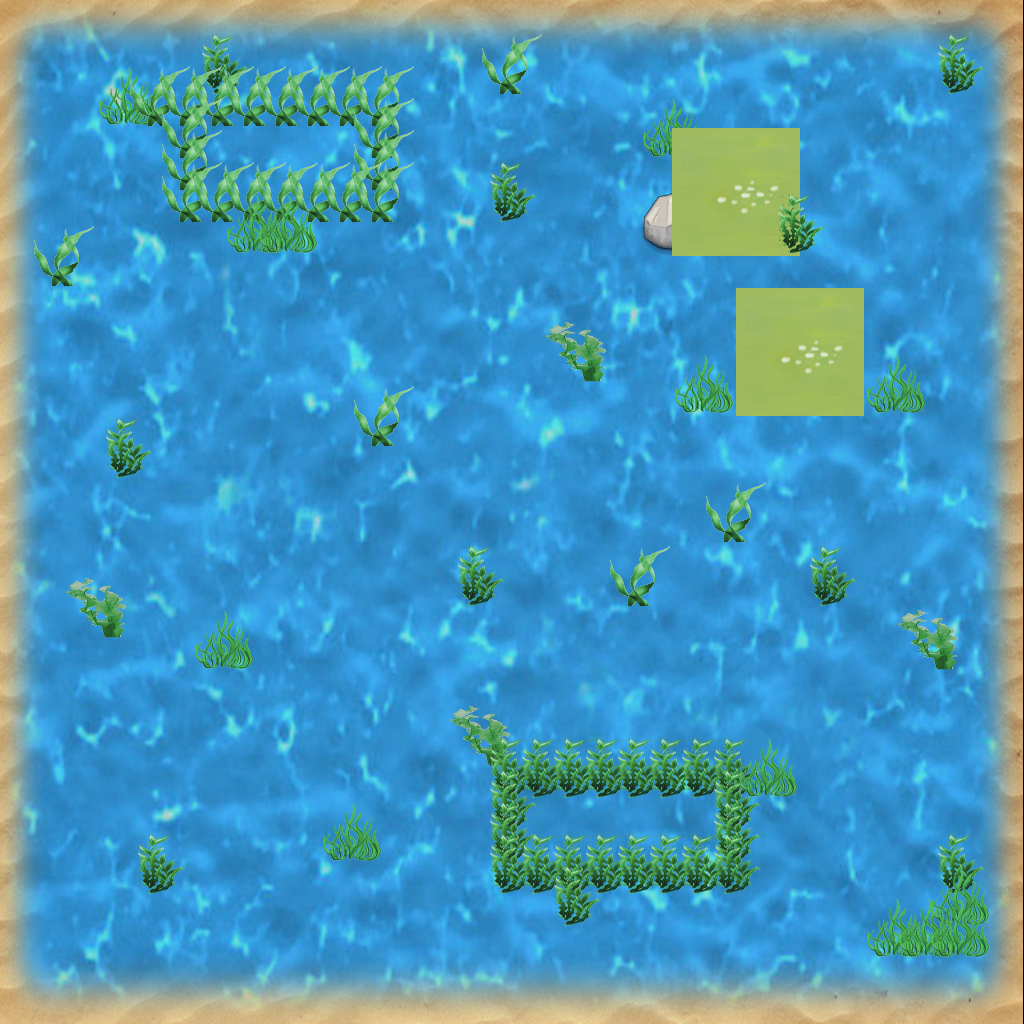

The image is a tile-based game level rendered from a .tmx file. Its description and complete source (layers, tilesets, objects, tile grids) follow:
An orthogonal 32x32 tile map with 32x32 px tiles, 1 tile layer (Tile Layer 1), 5 tilesets, 1 image layer and 31 objects.

<map version="1.2" tiledversion="1.2.5" orientation="orthogonal" renderorder="right-down" width="32" height="32" tilewidth="32" tileheight="32" infinite="0" nextlayerid="4" nextobjectid="41">
 <tileset firstgid="1" name="ocean-plants" tilewidth="64" tileheight="64" tilecount="4" columns="2">
  <image source="ocean-plants.png" width="128" height="128" />
 </tileset>
 <tileset firstgid="5" name="rock" tilewidth="64" tileheight="64" tilecount="1" columns="1">
  <image source="rock.png" width="64" height="64" />
  <tile id="0">
   <properties>
    <property name="name" value="Rock" />
   </properties>
  </tile>
 </tileset>
 <tileset firstgid="6" name="sign" tilewidth="64" tileheight="64" tilecount="1" columns="1">
  <image source="sign.png" width="64" height="64" />
  <tile id="0">
   <properties>
    <property name="message" value="Hello, world!" />
    <property name="name" value="Sign" />
   </properties>
  </tile>
 </tileset>
 <tileset firstgid="7" name="starfish" tilewidth="64" tileheight="64" tilecount="1" columns="1">
  <image source="starfish.png" width="64" height="64" />
  <tile id="0">
   <properties>
    <property name="name" value="Starfish" />
   </properties>
  </tile>
 </tileset>
 <tileset firstgid="8" source="grass_flowers1.tsx" />
 <imagelayer id="1" name="Image Layer 1" offsetx="-1.77525" offsety="0">
  <image source="large-water.jpg" width="1024" height="1024" />
 </imagelayer>
 <layer id="2" name="Tile Layer 1" width="32" height="32">
  <data encoding="csv">
0,0,0,0,0,0,0,0,0,0,0,0,0,0,0,0,0,0,0,0,0,0,0,0,0,0,0,0,0,0,0,0,
0,0,0,0,0,0,0,0,0,0,0,0,0,0,0,0,0,0,0,0,0,0,0,0,0,0,0,0,0,0,0,0,
0,0,0,0,0,0,1,0,0,0,0,0,0,0,0,2,0,0,0,0,0,0,0,0,0,0,0,0,0,1,0,0,
0,0,0,3,2,2,2,2,2,2,2,2,0,0,0,0,0,0,0,0,0,0,0,0,0,0,0,0,0,0,0,0,
0,0,0,0,0,2,0,0,0,0,0,2,0,0,0,0,0,0,0,0,3,0,0,0,0,0,0,0,0,0,0,0,
0,0,0,0,0,2,0,0,0,0,0,2,0,0,0,0,0,0,0,0,0,0,0,0,0,0,0,0,0,0,0,0,
0,0,0,0,0,2,2,2,2,2,2,2,0,0,0,1,0,0,0,0,0,0,0,0,0,0,0,0,0,0,0,0,
0,0,0,0,0,0,0,3,3,0,0,0,0,0,0,0,0,0,0,0,5,8,0,0,1,0,0,0,0,0,0,0,
0,2,0,0,0,0,0,0,0,0,0,0,0,0,0,0,0,0,0,0,0,0,0,0,0,0,0,0,0,0,0,0,
0,0,0,0,0,0,0,0,0,0,0,0,0,0,0,0,0,0,0,0,0,0,0,0,0,0,0,0,0,0,0,0,
0,0,0,0,0,0,0,0,0,0,0,0,0,0,0,0,0,0,0,0,0,0,0,0,0,0,0,0,0,0,0,0,
0,0,0,0,0,0,0,0,0,0,0,0,0,0,0,0,0,4,0,0,0,0,0,0,0,0,0,0,0,0,0,0,
0,0,0,0,0,0,0,0,0,0,0,0,0,0,0,0,0,0,0,0,0,3,0,8,0,0,0,3,0,0,0,0,
0,0,0,0,0,0,0,0,0,0,0,2,0,0,0,0,0,0,0,0,0,0,0,0,0,0,0,0,0,0,0,0,
0,0,0,1,0,0,0,0,0,0,0,0,0,0,0,0,0,0,0,0,0,0,0,0,0,0,0,0,0,0,0,0,
0,0,0,0,0,0,0,0,0,0,0,0,0,0,0,0,0,0,0,0,0,0,0,0,0,0,0,0,0,0,0,0,
0,0,0,0,0,0,0,0,0,0,0,0,0,0,0,0,0,0,0,0,0,0,2,0,0,0,0,0,0,0,0,0,
0,0,0,0,0,0,0,0,0,0,0,0,0,0,0,0,0,0,0,0,0,0,0,0,0,0,0,0,0,0,0,0,
0,0,0,0,0,0,0,0,0,0,0,0,0,0,1,0,0,0,0,2,0,0,0,0,0,1,0,0,0,0,0,0,
0,0,4,0,0,0,0,0,0,0,0,0,0,0,0,0,0,0,0,0,0,0,0,0,0,0,0,0,0,0,0,0,
0,0,0,0,0,0,3,0,0,0,0,0,0,0,0,0,0,0,0,0,0,0,0,0,0,0,0,0,4,0,0,0,
0,0,0,0,0,0,0,0,0,0,0,0,0,0,0,0,0,0,0,0,0,0,0,0,0,0,0,0,0,0,0,0,
0,0,0,0,0,0,0,0,0,0,0,0,0,0,0,0,0,0,0,0,0,0,0,0,0,0,0,0,0,0,0,0,
0,0,0,0,0,0,0,0,0,0,0,0,0,0,4,0,0,0,0,0,0,0,0,0,0,0,0,0,0,0,0,0,
0,0,0,0,0,0,0,0,0,0,0,0,0,0,0,1,1,1,1,1,1,1,1,3,0,0,0,0,0,0,0,0,
0,0,0,0,0,0,0,0,0,0,0,0,0,0,0,1,0,0,0,0,0,0,1,0,0,0,0,0,0,0,0,0,
0,0,0,0,0,0,0,0,0,0,3,0,0,0,0,1,0,0,0,0,0,0,1,0,0,0,0,0,0,0,0,0,
0,0,0,0,1,0,0,0,0,0,0,0,0,0,0,1,1,1,1,1,1,1,1,0,0,0,0,0,0,1,0,0,
0,0,0,0,0,0,0,0,0,0,0,0,0,0,0,0,0,1,0,0,0,0,0,0,0,0,0,0,0,3,0,0,
0,0,0,0,0,0,0,0,0,0,0,0,0,0,0,0,0,0,0,0,0,0,0,0,0,0,0,3,3,3,0,0,
0,0,0,0,0,0,0,0,0,0,0,0,0,0,0,0,0,0,0,0,0,0,0,0,0,0,0,0,0,0,0,0,
0,0,0,0,0,0,0,0,0,0,0,0,0,0,0,0,0,0,0,0,0,0,0,0,0,0,0,0,0,0,0,0
</data>
 </layer>
 <objectgroup id="3" name="Object Layer 1" offsetx="2" offsety="0">
  <object id="1" gid="5" x="128" y="736" width="64" height="64" />
  <object id="2" gid="5" x="192" y="768" width="64" height="64" />
  <object id="3" gid="5" x="416" y="800" width="64" height="64" />
  <object id="4" gid="5" x="480" y="800" width="64" height="64" />
  <object id="6" gid="5" x="512" y="288" width="64" height="64" />
  <object id="8" gid="5" x="446" y="297" width="64" height="64" />
  <object id="9" gid="5" x="384" y="320" width="64" height="64" />
  <object id="10" gid="5" x="320" y="352" width="64" height="64" />
  <object id="11" gid="5" x="288" y="416" width="64" height="64" />
  <object id="15" gid="5" x="288" y="480" width="64" height="64" />
  <object id="16" gid="5" x="288" y="544" width="64" height="64" />
  <object id="17" gid="5" x="704" y="768" width="64" height="64" />
  <object id="18" gid="5" x="736" y="704" width="64" height="64" />
  <object id="19" gid="5" x="768" y="640" width="64" height="64" />
  <object id="20" gid="5" x="832" y="640" width="64" height="64" />
  <object id="21" gid="5" x="0" y="736" width="64" height="64" />
  <object id="23" gid="5" x="768" y="320" width="64" height="64" />
  <object id="24" gid="5" x="160" y="192" width="64" height="64" />
  <object id="25" gid="7" x="320" y="928" width="64" height="64" />
  <object id="26" gid="7" x="608" y="896" width="64" height="64" />
  <object id="27" gid="7" x="864" y="800" width="64" height="64" />
  <object id="28" gid="7" x="480" y="448" width="64" height="64" />
  <object id="29" gid="7" x="96" y="416" width="64" height="64" />
  <object id="30" gid="7" x="352" y="160" width="64" height="64" />
  <object id="31" gid="7" x="704" y="160" width="64" height="64" />
  <object id="32" gid="7" x="800" y="512" width="64" height="64" />
  <object id="33" gid="7" x="896" y="256" width="64" height="64" />
  <object id="34" gid="6" x="64" y="736" width="64" height="64">
   <properties>
    <property name="message" value="Collect all the Starfish!" />
   </properties>
  </object>
  <object id="35" gid="6" x="864" y="96" width="64" height="64">
   <properties>
    <property name="message" value="The End of the World" />
   </properties>
  </object>
  <object id="38" x="128" y="864" width="32" height="32">
   <properties>
    <property name="name" value="start" />
   </properties>
  </object>
  <object id="39" x="-288" y="576" />
 </objectgroup>
</map>
